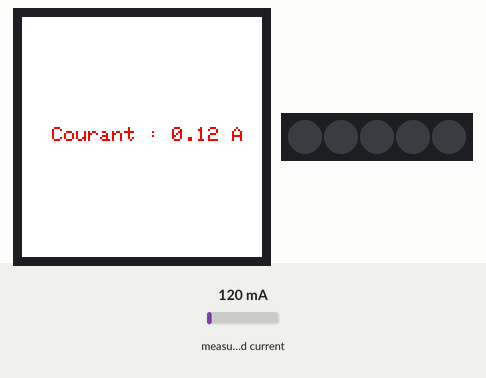
Simulated run of this sketch. Board: Arduino MKR. On the bench: 240×240 colour display, 5 RGB LEDs in strip order, left to right. The inputs (shaded band) are chosen by the test bench; at power-on: measured current 120 mA. WiFi joins after 1.5 s; servers stay silent unless stated; what the sketch prints to the serial monitor is not drawn.

Above: at 4.4 s.
4.5 s: measured current set to 40 mA
At 5.2 s:
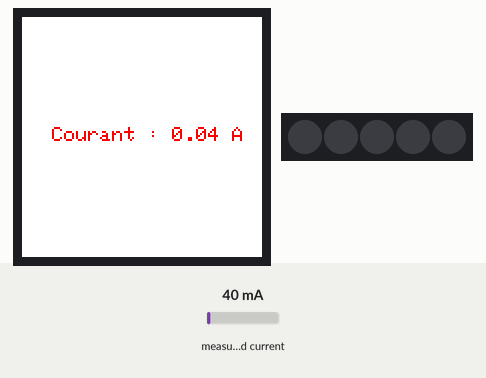
6.1 s: measured current set to 500 mA
At 7.2 s:
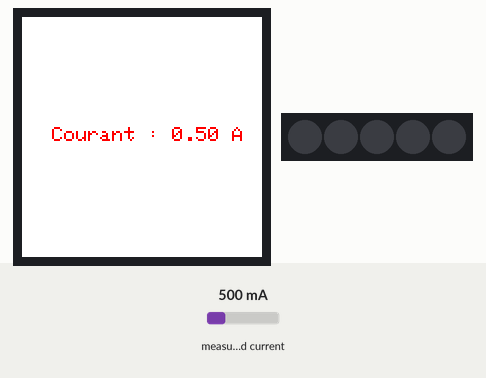
7.6 s: measured current set to 1000 mA
At 8.0 s:
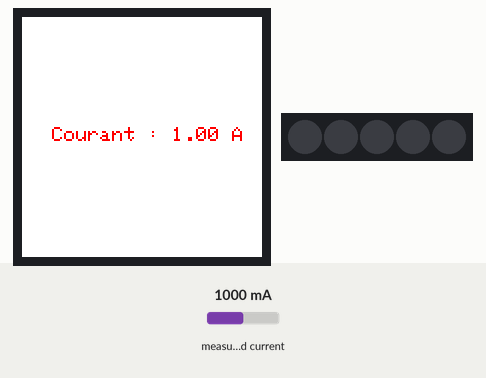
Timing chart, 0 to 10.6 s (numbered marks = the images above; inputs shaded):
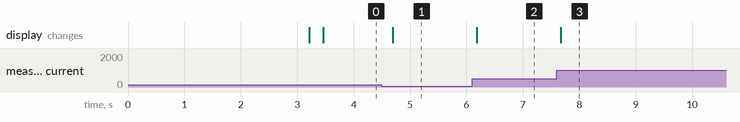

Measured:
- after the input at 4.5 s, the display: changes after 0.19 s (image 1)
- after the input at 6.1 s, the display: changes after 0.08 s (image 2)
- after the input at 7.6 s, the display: changes after 0.07 s (image 3)

The sketch:

energy-meter_apr26a.ino
```cpp
#include "arduino_secrets.h"
#include <EmonLib.h>
#include "thingProperties.h"

#include <Arduino_MKRIoTCarrier.h>
MKRIoTCarrier carrier;


// DOC https://makeabilitylab.github.io/physcomp/arduino/buttons.html
// https://www.lg-system.fr/publication.php?viewPublication=23
// https://www.youtube.com/watch?v=PYOV9O41ROQ
// https://www.moussasoft.com/sct-013-000-capteur-de-courant-ac-avec-arduino/

EnergyMonitor emon1;

#define TENSION 226
#define PIN_SCT013 1
#define RELAY_PIN 5   // Choisissez la broche pour le relais
#define BUTTON_PIN 2  // Choisissez la broche pour le bouton

float energyAccumulated = 0;

void setup()
{


  pinMode(RELAY_PIN, OUTPUT);   // Définir la broche du relais comme sortie
  pinMode(BUTTON_PIN, INPUT);   // Définir la broche du bouton comme entrée
  digitalWrite(RELAY_PIN, LOW); // Assurez-vous que le relais est désactivé au démarrage

  Serial.begin(9600);
  while (!Serial);
  delay(1500);

  Serial.println("\n\nTest du détecteur de courant");
  initProperties();
  ArduinoCloud.begin(ArduinoIoTPreferredConnection);
  setDebugMessageLevel(2);
  ArduinoCloud.printDebugInfo();

  while (!ArduinoCloud.connected()) {
    ArduinoCloud.update();
    delay(500);
  }

  CARRIER_CASE = true;
  carrier.begin();
  carrier.display.setRotation(0);

  emon1.current(PIN_SCT013, 21);
}

void loop()
{
  ArduinoCloud.update();

  double Irms = emon1.calcIrms(1480);
  double power = Irms * TENSION;
  energyAccumulated += power / 3600;

  currentDisplay = Irms;
  powerDisplay = power;
  energyDisplay = energyAccumulated;

  Serial.print("Courant : ");
  Serial.print(Irms);
  Serial.println(" A");
  Serial.print("Puissance : ");
  Serial.print(power);
  Serial.println(" W");
  Serial.print("Énergie cumulée : ");
  Serial.print(energyAccumulated);
  Serial.println(" kWh");

  Serial.print("button state");
  Serial.println(digitalRead(BUTTON_PIN));
  if (digitalRead(BUTTON_PIN) == HIGH) { // Si le bouton est pressé
    Serial.println(" BUTTON_PIN HIGH");
    digitalWrite(RELAY_PIN, HIGH);       // Activer le relais
    delay(10000);                         // Délai pour stabilité (ajustable)
    digitalWrite(RELAY_PIN, LOW);        // Désactiver le relais
  }
  else
  {
     Serial.println(" BUTTON_PIN LOW");
  }

  carrier.display.fillScreen(ST77XX_WHITE);
  carrier.display.setTextColor(ST77XX_RED);
  carrier.display.setTextSize(2);

  carrier.display.setCursor(30, 110);
  carrier.display.print("Courant : ");
  carrier.display.print(Irms);
  carrier.display.print(" A");


  delay(10);  // Attente avant la prochaine mesure
}
```

arduino_secrets.h
```cpp
#define SECRET_OPTIONAL_PASS "??????"
#define SECRET_SSID "RHINOSYS"
```

thingProperties.h
```cpp
// Code generated by Arduino IoT Cloud, DO NOT EDIT.

#include <ArduinoIoTCloud.h>
#include <Arduino_ConnectionHandler.h>

const char SSID[]     = SECRET_SSID;    // Network SSID (name)
const char PASS[]     = SECRET_OPTIONAL_PASS;    // Network password (use for WPA, or use as key for WEP)


float currentDisplay;
float energyDisplay;
float powerDisplay;

void initProperties(){

  ArduinoCloud.addProperty(currentDisplay, READ, ON_CHANGE, NULL);
  ArduinoCloud.addProperty(energyDisplay, READ, ON_CHANGE, NULL);
  ArduinoCloud.addProperty(powerDisplay, READ, ON_CHANGE, NULL);

}

WiFiConnectionHandler ArduinoIoTPreferredConnection(SSID, PASS);
```
